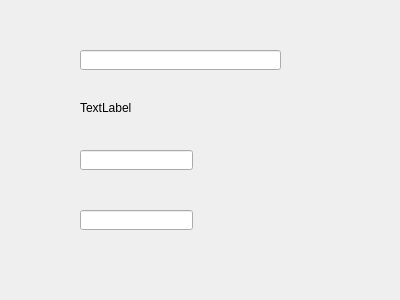
<?xml version="1.0" encoding="UTF-8"?>
<ui version="4.0">
 <class>Widget</class>
 <widget class="QWidget" name="Widget">
  <property name="geometry">
   <rect>
    <x>0</x>
    <y>0</y>
    <width>400</width>
    <height>300</height>
   </rect>
  </property>
  <property name="windowTitle">
   <string>Widget</string>
  </property>
  <widget class="QLabel" name="label">
   <property name="geometry">
    <rect>
     <x>80</x>
     <y>100</y>
     <width>201</width>
     <height>16</height>
    </rect>
   </property>
   <property name="text">
    <string>TextLabel</string>
   </property>
   <property name="buddy">
    <cstring>lineEdit</cstring>
   </property>
  </widget>
  <widget class="QLineEdit" name="lineEdit">
   <property name="geometry">
    <rect>
     <x>80</x>
     <y>50</y>
     <width>201</width>
     <height>20</height>
    </rect>
   </property>
  </widget>
  <widget class="QLineEdit" name="lineEdit_2">
   <property name="geometry">
    <rect>
     <x>80</x>
     <y>150</y>
     <width>113</width>
     <height>20</height>
    </rect>
   </property>
  </widget>
  <widget class="QLineEdit" name="lineEdit_3">
   <property name="geometry">
    <rect>
     <x>80</x>
     <y>210</y>
     <width>113</width>
     <height>20</height>
    </rect>
   </property>
  </widget>
 </widget>
 <layoutdefault spacing="6" margin="11"/>
 <tabstops>
  <tabstop>lineEdit</tabstop>
  <tabstop>lineEdit_2</tabstop>
  <tabstop>lineEdit_3</tabstop>
 </tabstops>
 <resources/>
 <connections>
  <connection>
   <sender>lineEdit</sender>
   <signal>textEdited(QString)</signal>
   <receiver>label</receiver>
   <slot>setText(QString)</slot>
   <hints>
    <hint type="sourcelabel">
     <x>101</x>
     <y>64</y>
    </hint>
    <hint type="destinationlabel">
     <x>103</x>
     <y>103</y>
    </hint>
   </hints>
  </connection>
 </connections>
</ui>
